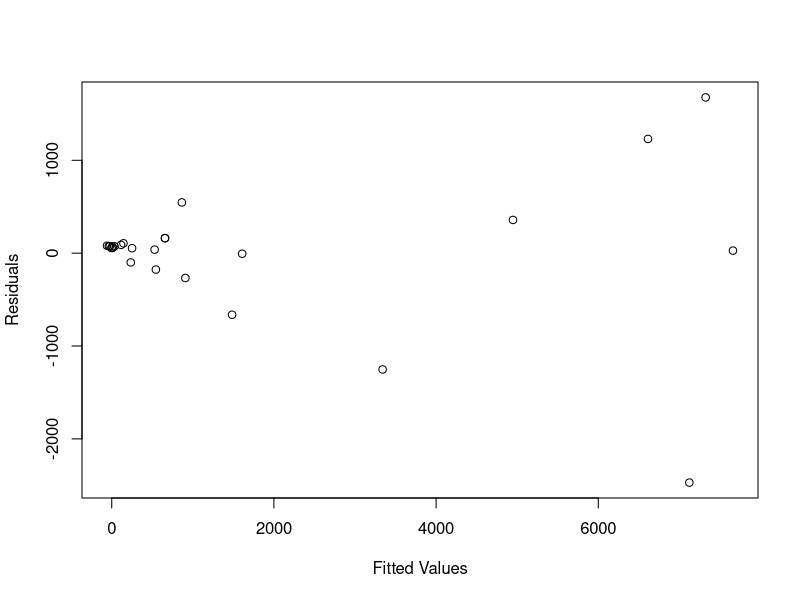
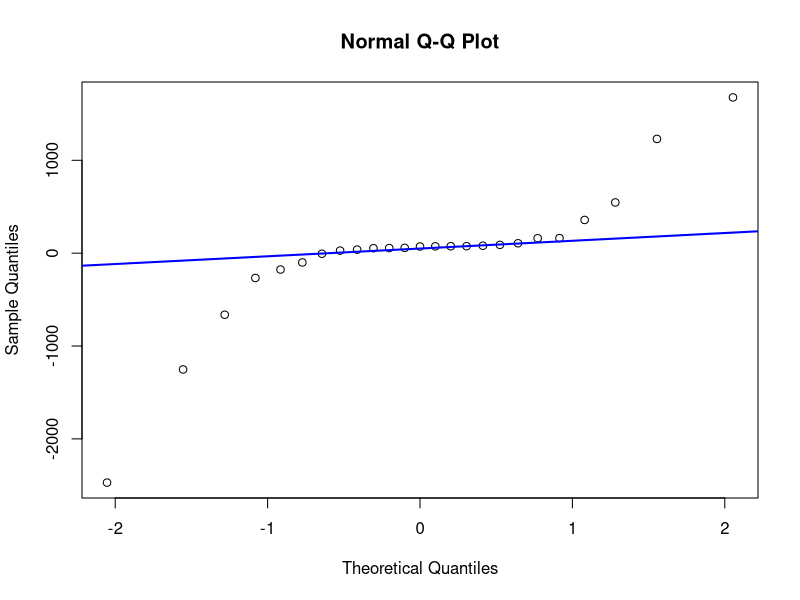
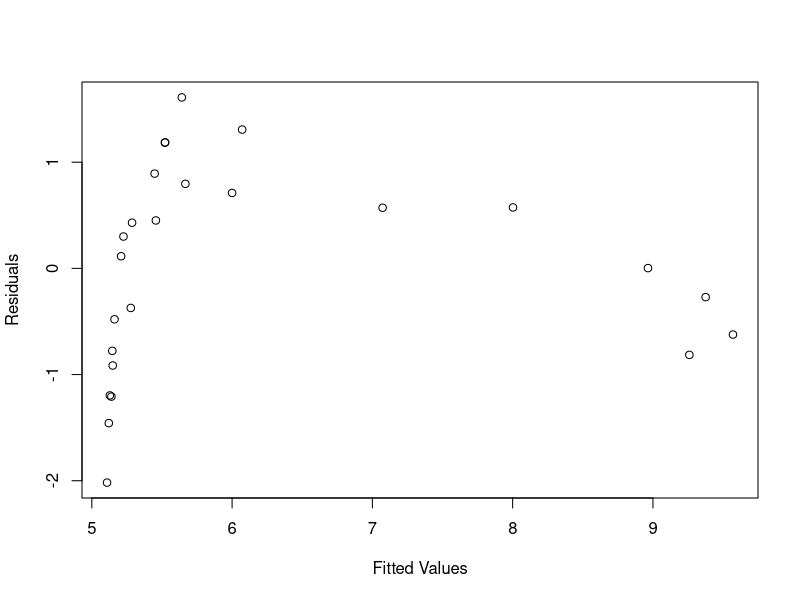
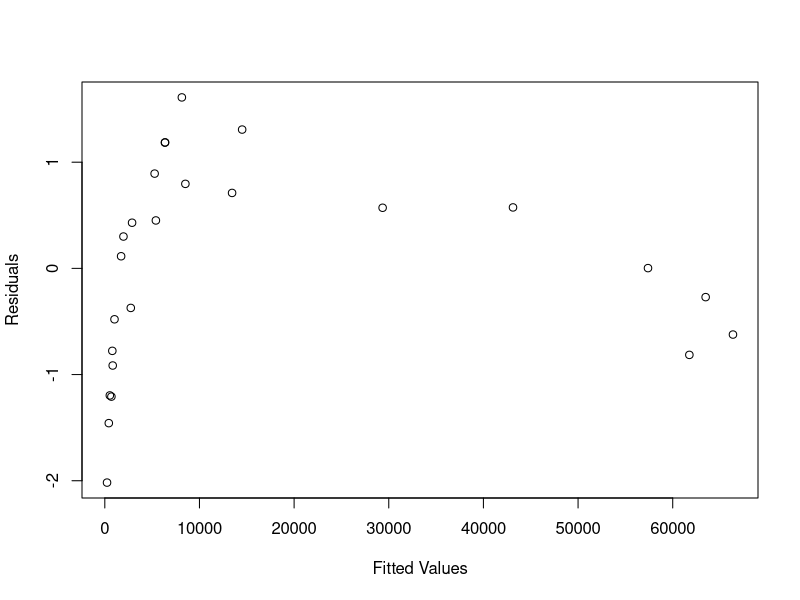
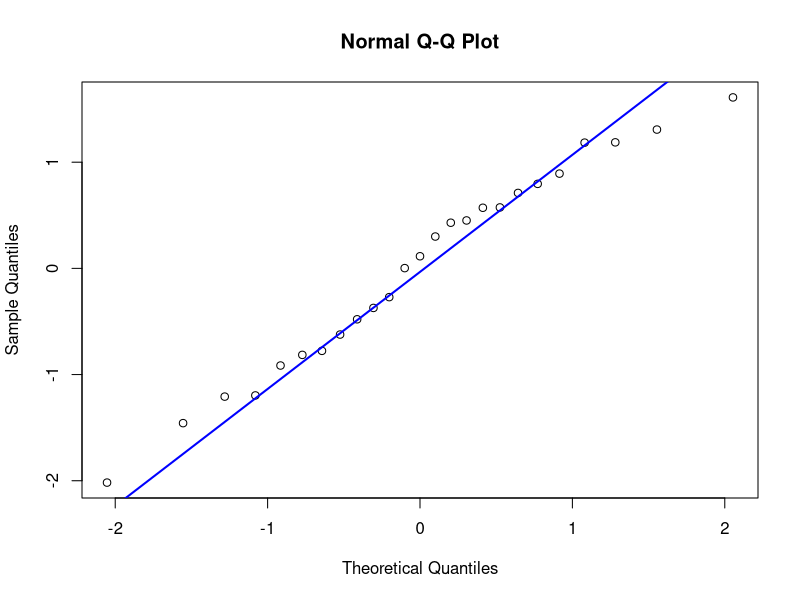
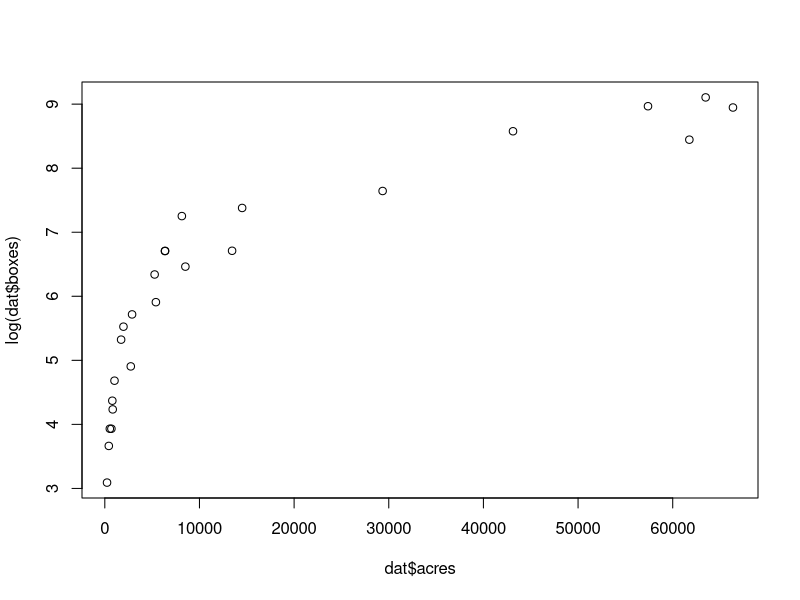
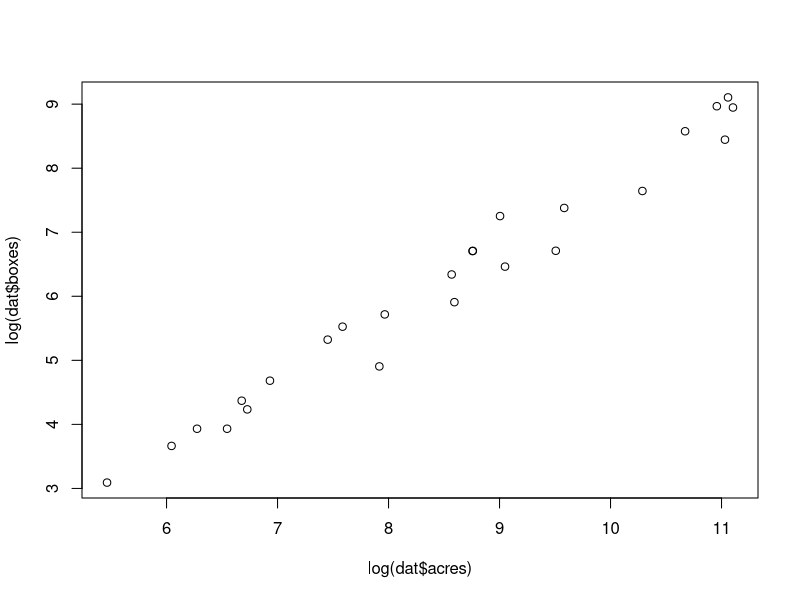
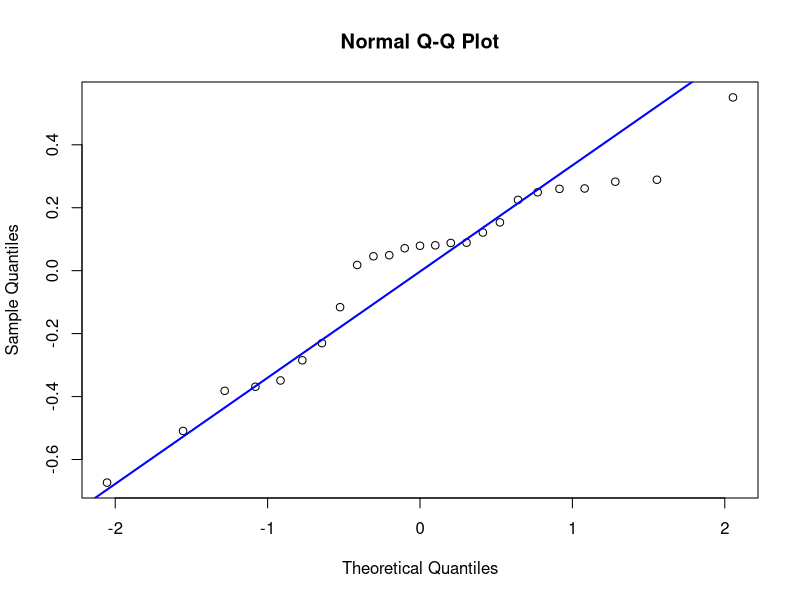

Reproduce these figures in R, in order. (Note: this script raises an error after producing the figures.)
## ---- chunk 1
## Demo for transformations and interactions

## Florida oranges revisited
dat <- read.csv("csv/florange.csv")
lm.1 <- lm(dat$boxes ~ dat$acres)
summary(lm.1)

# Recall: residuals had non-constant variance
#  (variance increases with fitted values)
plot(lm.1$fitted.values,
     lm.1$residuals,
     xlab = "Fitted Values",
     ylab = "Residuals")
qqnorm(lm.1$residuals)
qqline(lm.1$residuals, col = "blue", lwd = 2)

# Try log-transforming y
lm.log <- lm(log(dat$boxes) ~ dat$acres)
summary(lm.log)
plot(lm.log$fitted.values,
     lm.log$residuals,
     xlab = "Fitted Values",
     ylab = "Residuals")
plot(dat$acres, lm.log$residuals, xlab = "Fitted Values", ylab = "Residuals")
qqnorm(lm.log$residuals)
qqline(lm.log$residuals, col = "blue", lwd = 2)
# Does the plot of residuals vs x suggest a problem
# Let's take a closer look
plot(dat$acres, log(dat$boxes)) # evidently not linear!

# Log-transform x as well
plot(log(dat$acres), log(dat$boxes)) # looks much more linear!
lm.loglog <- lm(log(dat$boxes) ~ log(dat$acres))
qqnorm(lm.loglog$residuals)
qqline(lm.loglog$residuals, col = "blue", lwd = 2)
plot(lm.loglog$fitted.values,
     lm.loglog$residuals,
     xlab = "Fitted Values",
     ylab = "Residuals")
plot(log(dat$acres),
     lm.loglog$residuals,
     xlab = "Fitted Values",
     ylab = "Residuals")

## Python data revisited
python <- read.csv("csv/FLpython.csv")
python$male <- ifelse(python$sex == 'M', 1, 0) # 1 = M, 0 =F
mpf2 <- lm(fat ~ male + mass + svl, data = python)
summary(mpf2)

# Residual plot: vs fitted values
plot(mpf2$fitted.values,
     mpf2$residuals,
     xlab = "Fitted Values",
     ylab = "Residuals")
## QQ plot of residuals
qqnorm(mpf2$residuals)
qqline(mpf2$residuals, col = "blue", lwd = 2)
## ---- chunk 2
library(MASS)
## ---- chunk 3
# Try a Box-Cox transformation
bc <- boxcox(mpf2)
lambda <- bc$x[which.max(bc$y)]
mpf3 <- lm((fat ^ lambda - 1) / lambda ~ male + mass + svl, data = python)
summary(mpf3)
plot(mpf3$fitted.values, mpf3$residuals)
plot(python$mass, mpf3$residuals)
plot(python$svl, mpf3$residuals)
qqnorm(mpf3$residuals)
qqline(mpf3$residuals, col = "blue", lwd = 2)
# still some skew, but better!

